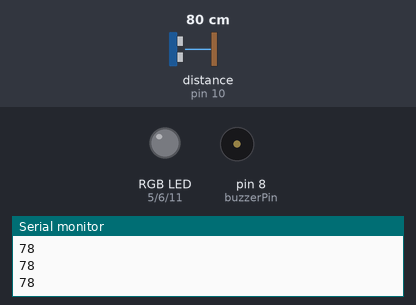
Simulated run of this sketch. Board: Arduino Uno, built with avr-gcc and run on an emulated ATmega328P. Parts: an RGB LED mixed from three pins (HIGH = lit), buzzer (waves = sounding), the last lines printed to the serial monitor. Wiring (inferred from the names in the program): ultrasonic range finder: trigger pin 9; echo pin 10. The inputs (shaded band) are chosen by the test bench; at power-on: distance to the obstacle (sensor on pin 10) 80 cm. The echo pulse lasts 58.3 µs per cm; dim RGB values are drawn brighter than linear; pins used as bus, display or sensor lines are not drawn.

Above: at 1.2 s.
1.3 s: distance to the obstacle (sensor on pin 10) set to 56 cm
2.8 s: distance to the obstacle (sensor on pin 10) set to 47 cm
At 4.0 s:
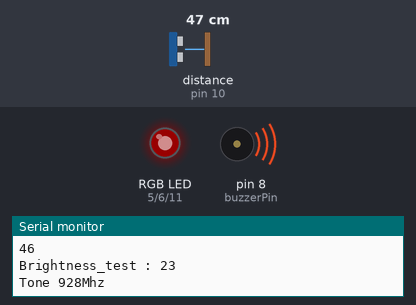
4.3 s: distance to the obstacle (sensor on pin 10) set to 9 cm
At 5.3 s:
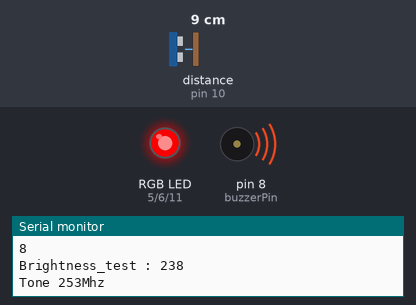
5.9 s: distance to the obstacle (sensor on pin 10) set to 18 cm
At 6.9 s:
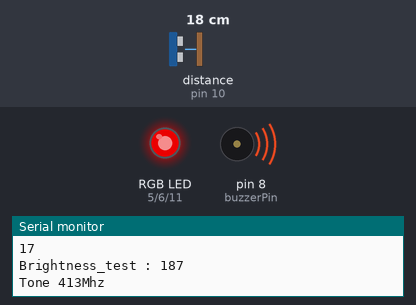
7.4 s: distance to the obstacle (sensor on pin 10) set to 35 cm
At 8.8 s:
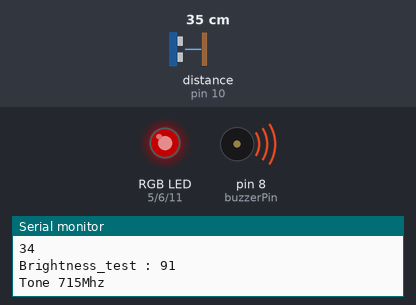
Timing chart, 0 to 10.0 s (numbered marks = the images above; inputs shaded):
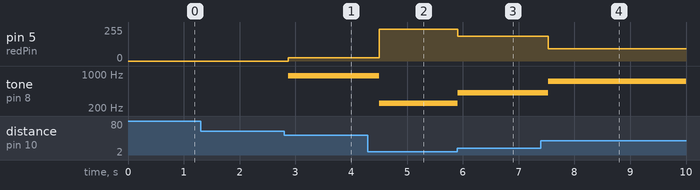

The sketch:

Senzor_buzzer_RGB.ino
```cpp
const int echoPin = 10;
const int trigPin = 9;
const int redPin = 5;
const int bluePin = 11;
const int greenPin = 6;
const int buzzerPin = 8;

void setup() {
  // put your setup code here, to run once:
  Serial.begin(9600);

  while (!Serial) {
    ;
  }

  pinMode(echoPin, INPUT);
  pinMode(trigPin, OUTPUT);
  pinMode(redPin, OUTPUT);
  pinMode(bluePin, OUTPUT);
  pinMode(greenPin, OUTPUT);
  pinMode(buzzerPin, OUTPUT);
}

void loop() {
  // put your main code here, to run repeatedly:

  //Serial.println("ABCDE");

  digitalWrite(trigPin, LOW);
  delayMicroseconds(2);
  digitalWrite(trigPin, HIGH);
  delayMicroseconds(10);
  digitalWrite(trigPin,LOW);

  long duration = pulseIn(echoPin, HIGH);
  int distance = duration * 0.034 / 2;

  //digitalWrite(redPin, HIGH);

  //Serial.println("ABCDEF3");

  Serial.println(distance);

  if(distance > 1 && distance < 50){

    //Serial.println("ABCDEF2");

    int pitch = map(distance, 5, 50, 200, 1000);//transformamm distanta in Mhz pentru buzzer

    int brightness = map(distance, 5, 50, 255, 0);//transformam distanta in val pt led

    Serial.print("Brightness_test : ");
    Serial.println(brightness);

    tone(buzzerPin, pitch);

    analogWrite(redPin, brightness);
    //digitalWrite(redPin, HIGH);

    Serial.print("Tone ");
    Serial.print(pitch);
    Serial.println("Mhz");
  }else{

    noTone(buzzerPin);
    analogWrite(redPin, LOW);
  }

  delay(200);

}
```

Measured:
- the behaviour switches between 51 and 50 cm on distance to the obstacle (sensor on pin 10) (found by bisection; images 0 and 1)
- after the input at 2.8 s, pin 5 (redPin): 0/255 → 23/255 after 0.07 s; tone on pin 8 (buzzerPin): silent → 928 Hz after 0.07 s
- after the input at 4.3 s, pin 5 (redPin): 23/255 → 238/255 after 0.20 s; tone on pin 8 (buzzerPin): 928 Hz → 253 Hz after 0.20 s
- after the input at 5.9 s, pin 5 (redPin): 238/255 → 187/255 at once; tone on pin 8 (buzzerPin): 253 Hz → 413 Hz at once
- after the input at 7.4 s, pin 5 (redPin): 187/255 → 91/255 after 0.13 s; tone on pin 8 (buzzerPin): 413 Hz → 715 Hz after 0.13 s
